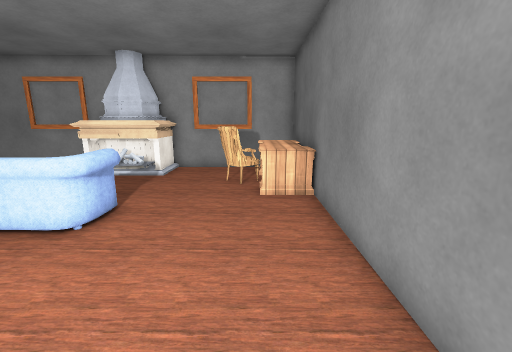
View 1 (above)

12 first-person views from a walk through a Unity game level. The camera is 1.3 m above the floor, tilts 12° down and sees 90° across. The floor is counted in squares, 0.5 m on a side. Each view is taken from the middle of a square. On the plan, view 1 faces up. The plan holds only what a view shows up to about 18 squares ahead; the rest is blank. The place goes on beyond the plan. Some animated figures are not drawn. Some surface patterns are stand-ins.

View 2
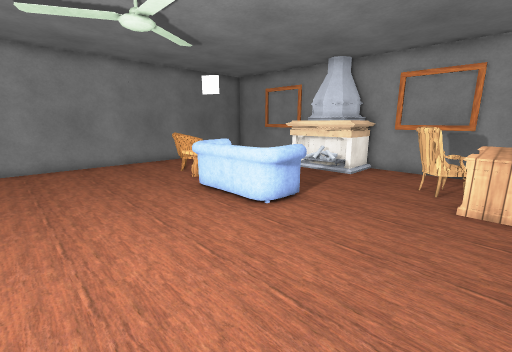

View 3
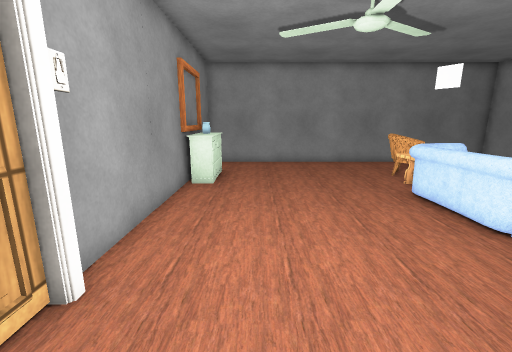

View 4
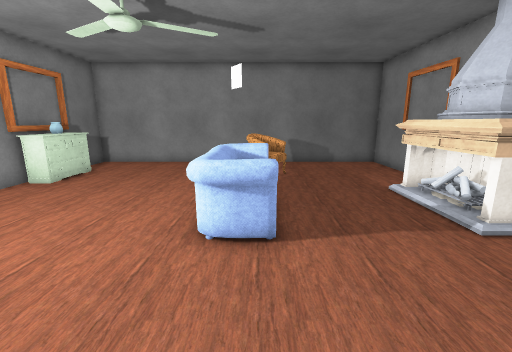

View 5
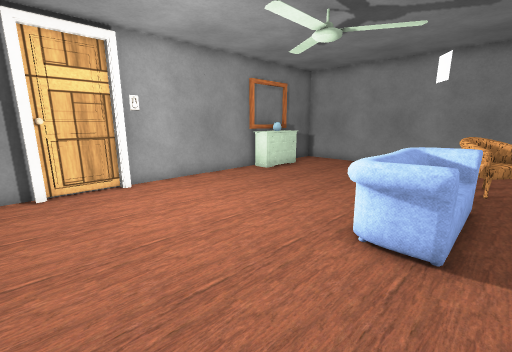

View 6
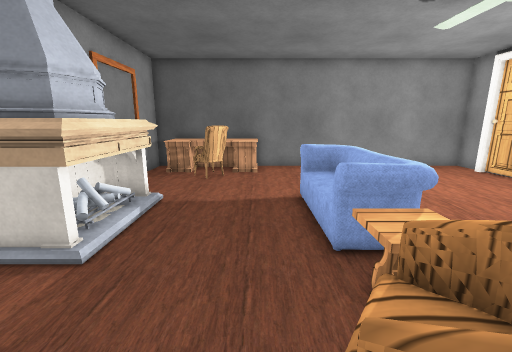

View 7
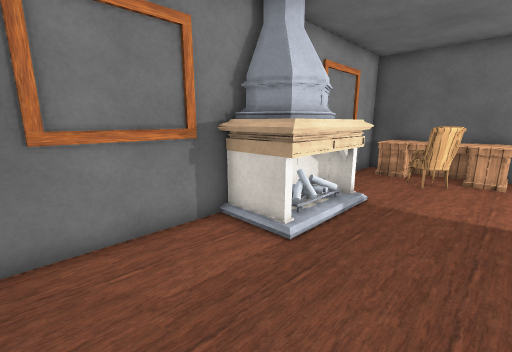

View 8
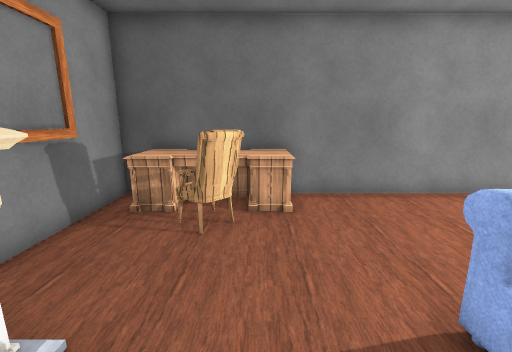

View 9
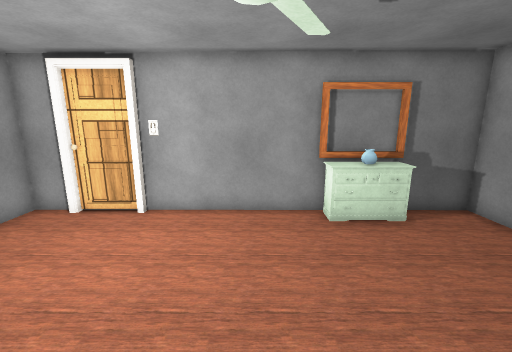

View 10
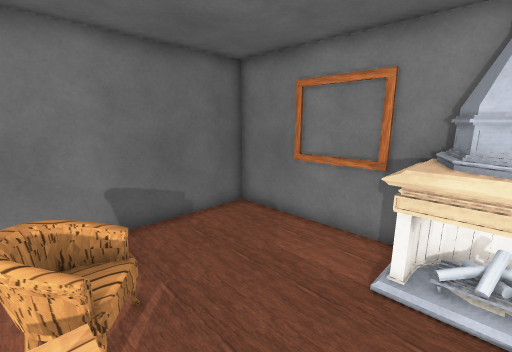

View 11
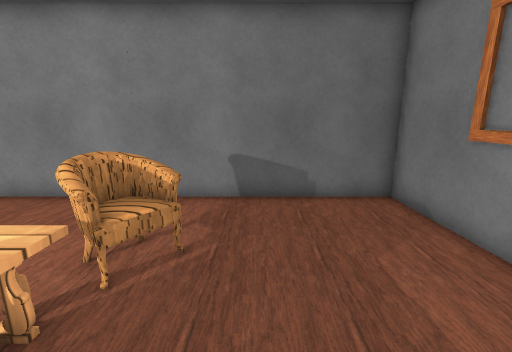

View 12
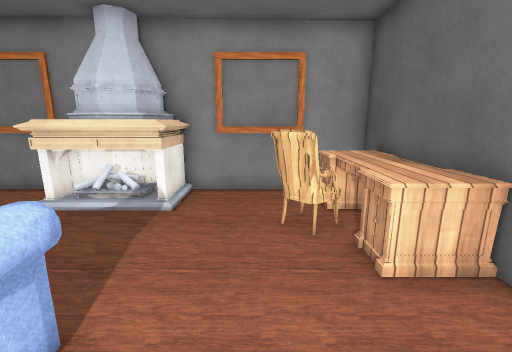

### Floor plan
Points are (right, up) in squares from view 1. A wall is a line through its corners. A room is listed if a view was taken in it or the views show most of it. See-through windows are left out.
Room 1 (views 1, 2, 3, 4, 5, 6, 7, 8, 9, 10, 11, 12)
walls: (-7.6, 14.8) (-15.7, 14.8) (-15.7, -3) (-2.5, -3); (-2.6, -2.7) (-2.2, -2.7); (-2.2, -3) (0.2, -3); (-0.1, -2.7) (0.5, -2.7); (0.4, -3) (2.1, -3) (2.1, 14.8) (-5.5, 14.8)
objects: other object (-13, -2) to (-12, -2); chair (-12, 7) to (-11, 8); other object (-11, -2); other object (-10, -2); table (-10, 6) to (-9, 7); fireplace (-9, 12) to (-4, 14); sofa (-8, 5) to (-4, 7); chair (-2, 10) to (0, 11); table (0, 9) to (2, 14)

Positions as (right, up) in squares from view 1, and headings:
1: (0, 0), facing up
2: (1, 0), facing up-left
3: (1, 0), facing left
4: (1, 7), facing left
5: (1, 8), facing down-left
6: (-13, 9), facing right
7: (-13, 9), facing up-right
8: (-7, 10), facing right
9: (-7, 7), facing down
10: (-7, 7), facing up-left
11: (-7, 10), facing left
12: (-2, 5), facing up
